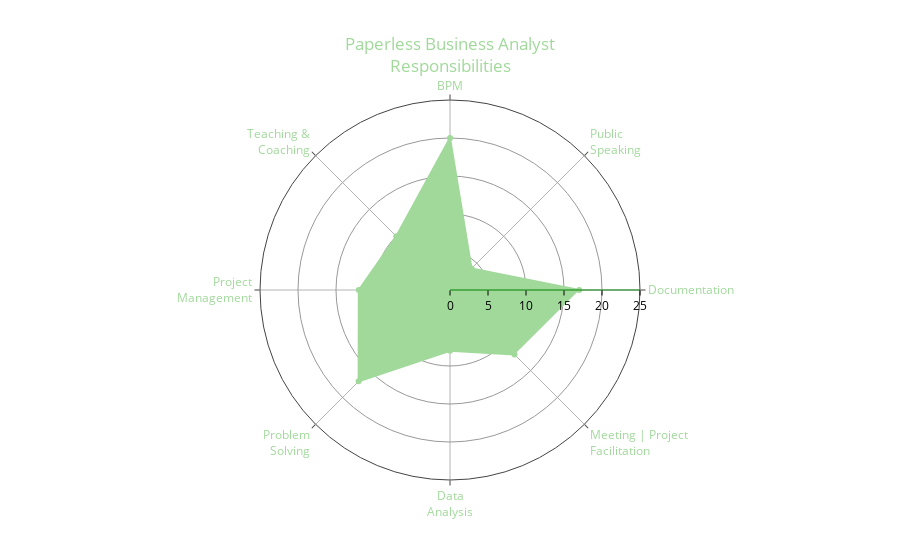

Notebook cell for this chart:
### Code cell
data = [go.Scatterpolar(
    r = r_values,
    theta = category,
    fill = 'toself',
    fillcolor = '#a1d99b',
    line = {'color':'#a1d99b'}
)]

layout = {
    'title':chart_title,
    'font':{'color':'#a1d99b'},
    'polar':{
        'radialaxis':{'visible':True,
                     'color':'black',
                     'linecolor':'green',
                     'range':axis_range} 
    },
    'showlegend':False,
    'hovermode':'closest'
}

fig = {'data':data, 'layout':layout}
pyo.iplot(fig)

### Figure 1 — Plotly figure (JSON) as saved in the notebook; plotly's stock layout.template omitted (floating-point values rounded to 4 significant figures)
{"data": [{"fill": "toself", "fillcolor": "#a1d99b", "line": {"color": "#a1d99b"}, "r": [17, 4, 20, 10, 12, 17, 8, 12], "theta": ["Documentation", "Public<br>Speaking", "BPM", "Teaching &<br>Coaching", "Project<br>Management", "Problem<br>Solving", "Data<br>Analysis", "Meeting | Project<br>Facilitation"], "type": "scatterpolar", "uid": "3116ed5e-10fa-4210-84a7-d543e33d769e"}], "layout": {"autosize": true, "font": {"color": "#a1d99b"}, "hovermode": "closest", "polar": {"angularaxis": {"type": "category"}, "radialaxis": {"autorange": false, "color": "black", "linecolor": "green", "range": [0, 25], "type": "linear", "visible": true}}, "showlegend": false, "title": {"text": "Paperless Business Analyst<br>Responsibilities"}}}
